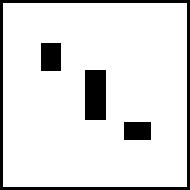
#> input picture code/code_chapter10_1/maps/chapter10_1_map.pgm, 190 x 190 px
$ python -i cv_utils.py   (imports and definitions only)
#> lines starting #> are read from the running program, lines starting #| are printed output that depends on the picture; after the words box and inside, x2 and y2 are one past the last pixel; in counts of white or black regions, pixels touching at a corner belong together
#> further down, picture is the input picture: shape (190, 190, 3); values 0 (black) and 254 (white), 88% white; 4 black regions, box (x1, y1, x2, y2) and area: (0, 0, 190, 190) 2244, (85, 70, 106, 120) 1050, (41, 43, 61, 71) 560, (124, 122, 151, 140) 486
"""OpenCV 基础处理：灰度、滤波、边缘、二值化、轮廓与结果拼图。"""

from dataclasses import dataclass
from pathlib import Path

import cv2
import numpy as np


@dataclass(frozen=True)
class CVResult:
    gray: np.ndarray
    blurred: np.ndarray
    edges: np.ndarray
    binary: np.ndarray
    color_mask: np.ndarray
    contours: np.ndarray


class BasicCVProcessor:
    """把常见 OpenCV 操作组织成一条便于学习的处理流水线。"""

    def __init__(
        self,
        blur_kernel: int = 5,
        canny_low: int = 80,
        canny_high: int = 160,
        min_contour_area: float = 300.0,
    ) -> None:
        if blur_kernel <= 0 or blur_kernel % 2 == 0:
            raise ValueError("blur_kernel 必须是正奇数")
        if not 0 <= canny_low < canny_high <= 255:
            raise ValueError("Canny 阈值应满足 0 <= low < high <= 255")
        self.blur_kernel = blur_kernel
        self.canny_low = canny_low
        self.canny_high = canny_high
        self.min_contour_area = min_contour_area

    def process(self, image_bgr: np.ndarray) -> CVResult:
        image = ensure_bgr_uint8(image_bgr)
        gray = cv2.cvtColor(image, cv2.COLOR_BGR2GRAY)
        blurred = cv2.GaussianBlur(gray, (self.blur_kernel, self.blur_kernel), 0)
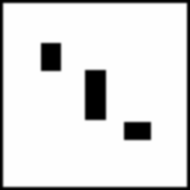
#> blurred: shape (190, 190); min 0, max 254, mean 223.5
        edges = cv2.Canny(blurred, self.canny_low, self.canny_high)
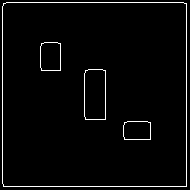
#> edges: shape (190, 190); 2.9% white in thin lines or dots
        _, binary = cv2.threshold(
            blurred, 0, 255, cv2.THRESH_BINARY + cv2.THRESH_OTSU
        )
#> binary: shape (190, 190); 88% white; 4 black regions

        # 示例颜色分割：提取“饱和度较高”的区域，不依赖某一种具体物体颜色。
        hsv = cv2.cvtColor(image, cv2.COLOR_BGR2HSV)
#> hsv: shape (190, 190, 3); mean H, S, V 0, 0, 223.5
        color_mask = cv2.inRange(hsv, (0, 80, 40), (179, 255, 255))
#> color_mask: shape (190, 190); every value is 0
        kernel = np.ones((3, 3), dtype=np.uint8)
        color_mask = cv2.morphologyEx(color_mask, cv2.MORPH_OPEN, kernel)
        color_mask = cv2.morphologyEx(color_mask, cv2.MORPH_CLOSE, kernel)

        contour_image = image.copy()
        contours, _ = cv2.findContours(
            edges, cv2.RETR_EXTERNAL, cv2.CHAIN_APPROX_SIMPLE
        )
#> contours = 1 contour; box (x1, y1, x2, y2) and area: (2, 2, 187, 187) 33845
        for contour in contours:
            area = cv2.contourArea(contour)
            if area < self.min_contour_area:
                continue
            x, y, width, height = cv2.boundingRect(contour)
            cv2.rectangle(contour_image, (x, y), (x + width, y + height), (0, 255, 0), 2)
            cv2.putText(
                contour_image,
                f"area={area:.0f}",
                (x, max(18, y - 5)),
                cv2.FONT_HERSHEY_SIMPLEX,
                0.5,
                (0, 255, 0),
                1,
                cv2.LINE_AA,
            )
#> this loop made 1 pass
#> (area, x, y, width, height) on pass 1: (33845, 2, 2, 185, 185)
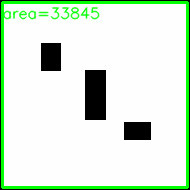
#> contour_image: shape (190, 190, 3); 8.04% of pixels changed, all inside (x1, y1, x2, y2) = (1, 1, 189, 189)

        return CVResult(gray, blurred, edges, binary, color_mask, contour_image)


def ensure_bgr_uint8(image: np.ndarray) -> np.ndarray:
    """校验并统一为连续内存的 uint8 BGR 图像。"""
    array = np.asarray(image)
    if array.ndim != 3 or array.shape[2] != 3:
        raise ValueError(f"期望 HxWx3 BGR 图像，实际形状为 {array.shape}")
    if np.issubdtype(array.dtype, np.floating):
        scale = 255.0 if array.size and float(np.nanmax(array)) <= 1.0 else 1.0
        array = np.nan_to_num(array, nan=0.0, posinf=255.0, neginf=0.0)
        array = np.clip(array * scale, 0.0, 255.0).astype(np.uint8)
    else:
        array = np.clip(array, 0, 255).astype(np.uint8, copy=False)
    return np.ascontiguousarray(array)


def _to_bgr(image: np.ndarray) -> np.ndarray:
    return image if image.ndim == 3 else cv2.cvtColor(image, cv2.COLOR_GRAY2BGR)


# [28 lines left out: functions _labeled, make_cv_panel, not called in this run]


class ImageWindow:
    """OpenCV 窗口；无 GUI 时自动降级，不影响保存结果。"""

    # [17 lines left out: functions __init__, show, not called in this run]

    def close(self) -> None:
        if self.enabled:
            cv2.destroyWindow(self.name)


# [7 lines left out: function save_image, not called in this run]

>>> import cv2
>>> picture = cv2.imread('../code_chapter10_1/maps/chapter10_1_map.pgm')
>>> result = BasicCVProcessor().process(picture)
